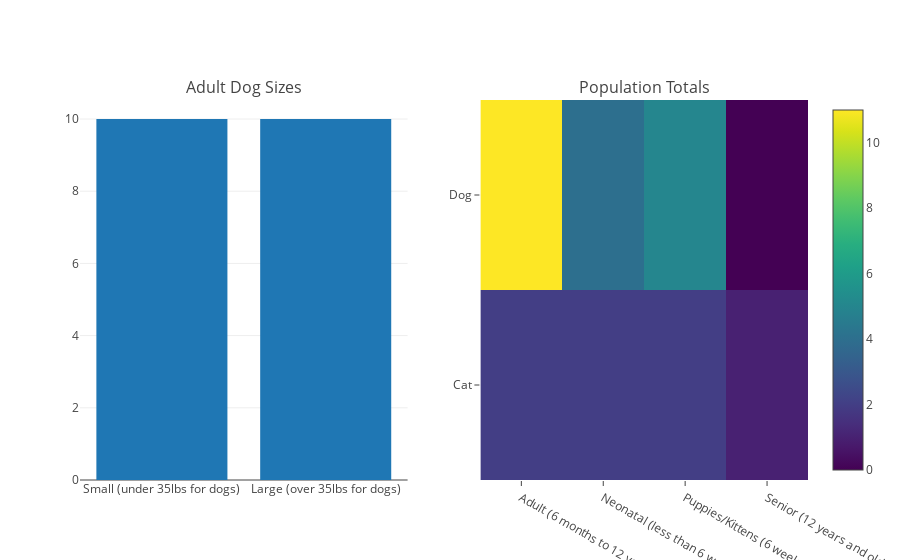

The notebook cell saved with this chart:
### Code cell
from plotly import tools
from itertools import product
import numpy as np
vals = df.groupby('Species')['Group'].value_counts().sort_index()
row_labels, col_labels = [x.tolist() for x in vals.keys().levels]
z = np.array(df.groupby(['Species','Group']).size().to_frame('count').reset_index().merge(
       pd.DataFrame(list(set([i for i in product(*[df.Group, df.Species])])), columns=['Group', 'Species']),
       on=['Species', 'Group'],
       how='right').fillna(value=0)['count']).reshape(2, 4)
heatmap = go.Heatmap(z=z, x=col_labels, y=row_labels, colorscale='Viridis')
hist = go.Histogram(x=df[df['Species'] == 'Dog']['Size'])
fig = tools.make_subplots(rows=1, cols=2, subplot_titles=('Adult Dog Sizes', 'Population Totals'))
fig.append_trace(hist, 1, 1)
fig.append_trace(heatmap, 1, 2)
iplot(fig)

### Figure 1 — Plotly figure (JSON) as saved in the notebook; plotly's stock layout.template omitted (floating-point values rounded to 4 significant figures)
{"data": [{"type": "histogram", "uid": "330c7b63-3b28-40e4-a57a-df4bc6151435", "x": ["Small (under 35lbs for dogs)", "Small (under 35lbs for dogs)", "Small (under 35lbs for dogs)", "Small (under 35lbs for dogs)", "Small (under 35lbs for dogs)", "Large (over 35lbs for dogs)", "Large (over 35lbs for dogs)", "Large (over 35lbs for dogs)", "Large (over 35lbs for dogs)", "Large (over 35lbs for dogs)", "Large (over 35lbs for dogs)", "Large (over 35lbs for dogs)", "Large (over 35lbs for dogs)", "Large (over 35lbs for dogs)", "Large (over 35lbs for dogs)", "Small (under 35lbs for dogs)", "Small (under 35lbs for dogs)", "Small (under 35lbs for dogs)", "Small (under 35lbs for dogs)", "Small (under 35lbs for dogs)"], "xaxis": "x", "yaxis": "y"}, {"colorscale": "Viridis", "type": "heatmap", "uid": "1d201792-b4b7-4d0d-92fe-e188ff34cf38", "x": ["Adult (6 months to 12 years)", "Neonatal (less than 6 weeks)", "Puppies/Kittens (6 weeks to 6 months)", "Senior (12 years and older)"], "xaxis": "x2", "y": ["Cat", "Dog"], "yaxis": "y2", "z": [[2, 2, 2, 1], [11, 4, 5, 0]]}], "layout": {"annotations": [{"font": {"size": 16}, "showarrow": false, "text": "Adult Dog Sizes", "x": 0.225, "xanchor": "center", "xref": "paper", "y": 1, "yanchor": "bottom", "yref": "paper"}, {"font": {"size": 16}, "showarrow": false, "text": "Population Totals", "x": 0.775, "xanchor": "center", "xref": "paper", "y": 1, "yanchor": "bottom", "yref": "paper"}], "xaxis": {"anchor": "y", "domain": [0, 0.45]}, "xaxis2": {"anchor": "y2", "domain": [0.55, 1]}, "yaxis": {"anchor": "x", "domain": [0, 1]}, "yaxis2": {"anchor": "x2", "domain": [0, 1]}}}
